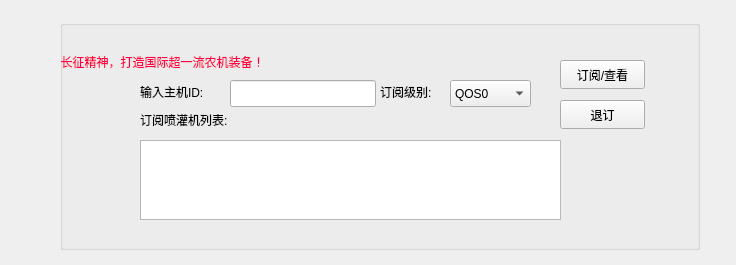
<?xml version="1.0" encoding="UTF-8"?>
<ui version="4.0">
 <class>SubForm</class>
 <widget class="QWidget" name="SubForm">
  <property name="geometry">
   <rect>
    <x>0</x>
    <y>0</y>
    <width>736</width>
    <height>265</height>
   </rect>
  </property>
  <property name="windowTitle">
   <string>Form</string>
  </property>
  <widget class="QGroupBox" name="groupBox">
   <property name="geometry">
    <rect>
     <x>60</x>
     <y>20</y>
     <width>640</width>
     <height>230</height>
    </rect>
   </property>
   <property name="styleSheet">
    <string notr="true">#groupBox{

background-image: url(:/new/prefix/groupbox3.jpg);
}</string>
   </property>
   <property name="title">
    <string/>
   </property>
   <widget class="QLabel" name="label">
    <property name="geometry">
     <rect>
      <x>80</x>
      <y>90</y>
      <width>109</width>
      <height>19</height>
     </rect>
    </property>
    <property name="styleSheet">
     <string notr="true">font: 10pt &quot;楷体&quot;;</string>
    </property>
    <property name="text">
     <string>订阅喷灌机列表:</string>
    </property>
   </widget>
   <widget class="QListWidget" name="listWidget">
    <property name="geometry">
     <rect>
      <x>80</x>
      <y>120</y>
      <width>421</width>
      <height>80</height>
     </rect>
    </property>
   </widget>
   <widget class="QLineEdit" name="topicLineEdit">
    <property name="geometry">
     <rect>
      <x>170</x>
      <y>60</y>
      <width>146</width>
      <height>27</height>
     </rect>
    </property>
   </widget>
   <widget class="QLabel" name="label_2">
    <property name="geometry">
     <rect>
      <x>-80</x>
      <y>30</y>
      <width>551</width>
      <height>23</height>
     </rect>
    </property>
    <property name="styleSheet">
     <string notr="true">font: 14pt &quot;楷体&quot;;
color: rgb(255, 0, 70);</string>
    </property>
    <property name="text">
     <string>                 学习长征精神，打造国际超一流农机装备！</string>
    </property>
   </widget>
   <widget class="QLabel" name="qosLabel">
    <property name="geometry">
     <rect>
      <x>320</x>
      <y>62</y>
      <width>64</width>
      <height>19</height>
     </rect>
    </property>
    <property name="styleSheet">
     <string notr="true">font: 10pt &quot;楷体&quot;;</string>
    </property>
    <property name="text">
     <string>订阅级别:</string>
    </property>
    <property name="buddy">
     <cstring>qosComboBox</cstring>
    </property>
   </widget>
   <widget class="QLabel" name="topicLabel">
    <property name="geometry">
     <rect>
      <x>80</x>
      <y>62</y>
      <width>79</width>
      <height>19</height>
     </rect>
    </property>
    <property name="styleSheet">
     <string notr="true">font: 10pt &quot;楷体&quot;;</string>
    </property>
    <property name="text">
     <string>输入主机ID:</string>
    </property>
   </widget>
   <widget class="QComboBox" name="qosComboBox">
    <property name="geometry">
     <rect>
      <x>390</x>
      <y>60</y>
      <width>81</width>
      <height>27</height>
     </rect>
    </property>
    <property name="styleSheet">
     <string notr="true">font: 10pt &quot;楷体&quot;;</string>
    </property>
    <item>
     <property name="text">
      <string>QOS0</string>
     </property>
    </item>
    <item>
     <property name="text">
      <string>QOS1</string>
     </property>
    </item>
    <item>
     <property name="text">
      <string>QOS2</string>
     </property>
    </item>
   </widget>
  </widget>
  <widget class="QPushButton" name="unsubButton">
   <property name="geometry">
    <rect>
     <x>560</x>
     <y>100</y>
     <width>85</width>
     <height>29</height>
    </rect>
   </property>
   <property name="styleSheet">
    <string notr="true">font: 10pt &quot;楷体&quot;;</string>
   </property>
   <property name="text">
    <string>退订</string>
   </property>
  </widget>
  <widget class="QPushButton" name="subButton">
   <property name="geometry">
    <rect>
     <x>560</x>
     <y>60</y>
     <width>85</width>
     <height>29</height>
    </rect>
   </property>
   <property name="styleSheet">
    <string notr="true">font: 10pt &quot;楷体&quot;;</string>
   </property>
   <property name="text">
    <string>订阅/查看</string>
   </property>
  </widget>
 </widget>
 <tabstops>
  <tabstop>qosComboBox</tabstop>
  <tabstop>unsubButton</tabstop>
  <tabstop>listWidget</tabstop>
 </tabstops>
 <resources/>
 <connections>
  <connection>
   <sender>subButton</sender>
   <signal>clicked()</signal>
   <receiver>SubForm</receiver>
   <slot>onSubscribe()</slot>
   <hints>
    <hint type="sourcelabel">
     <x>449</x>
     <y>32</y>
    </hint>
    <hint type="destinationlabel">
     <x>395</x>
     <y>47</y>
    </hint>
   </hints>
  </connection>
  <connection>
   <sender>unsubButton</sender>
   <signal>clicked()</signal>
   <receiver>SubForm</receiver>
   <slot>onUnsubscribe()</slot>
   <hints>
    <hint type="sourcelabel">
     <x>470</x>
     <y>62</y>
    </hint>
    <hint type="destinationlabel">
     <x>396</x>
     <y>99</y>
    </hint>
   </hints>
  </connection>
  <connection>
   <sender>topicLineEdit</sender>
   <signal>textChanged(QString)</signal>
   <receiver>SubForm</receiver>
   <slot>onTopicInput(QString)</slot>
   <hints>
    <hint type="sourcelabel">
     <x>206</x>
     <y>50</y>
    </hint>
    <hint type="destinationlabel">
     <x>53</x>
     <y>1</y>
    </hint>
   </hints>
  </connection>
 </connections>
 <slots>
  <slot>onSubscribe()</slot>
  <slot>onUnsubscribe()</slot>
  <slot>onTopicInput(QString)</slot>
 </slots>
</ui>
